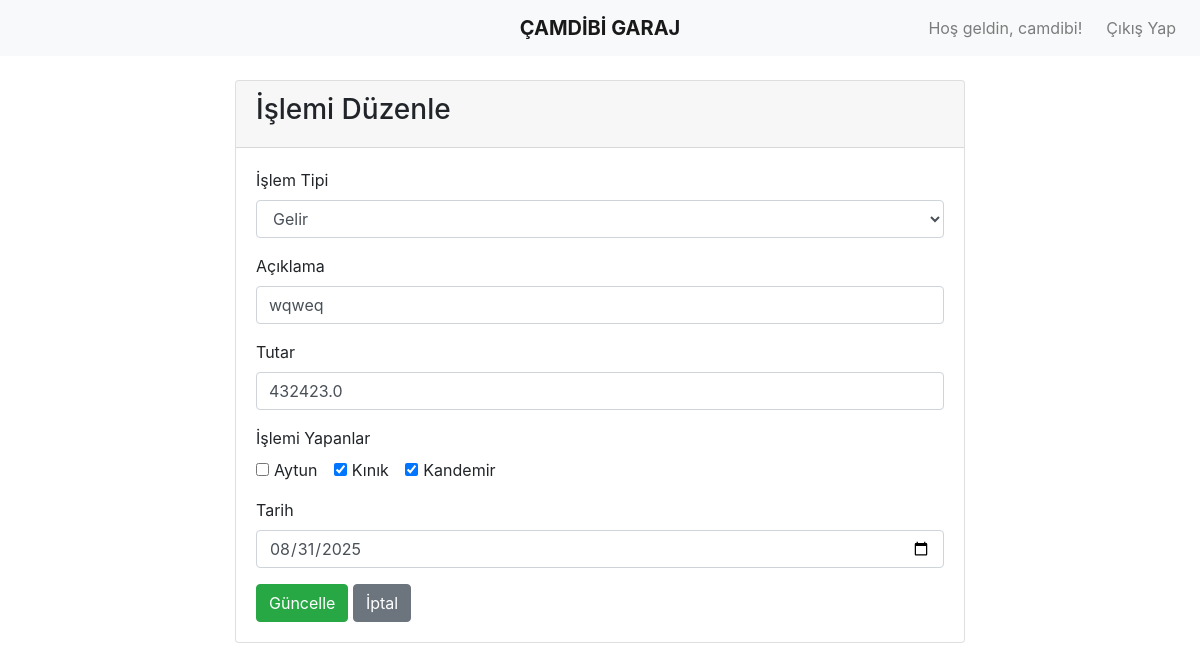
Page /edit/1 (signed in) on the earlier database version.
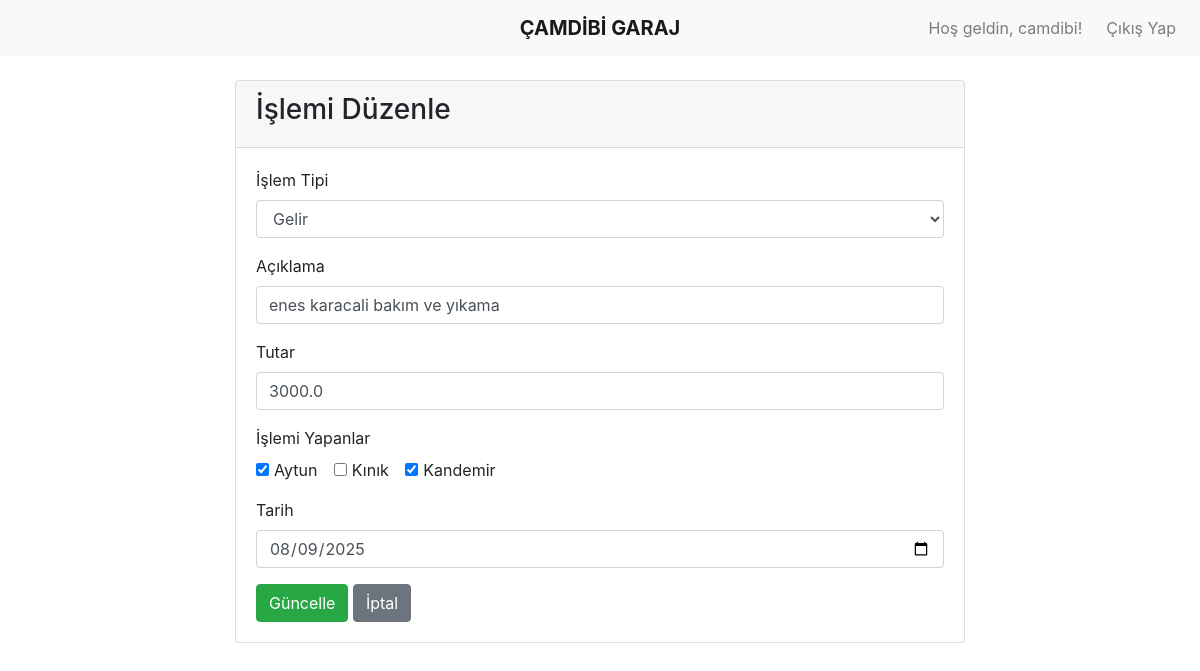
Same page on the later database version.
### app.py (models this page shows, shortened)
class Transaction(db.Model):
    id = db.Column(db.Integer, primary_key=True)
    type = db.Column(db.String(10), nullable=False)
    description = db.Column(db.String(100), nullable=False)
    amount = db.Column(db.Float, nullable=False)
    date = db.Column(db.Date, nullable=False, default=date.today)
    user_id = db.Column(db.Integer, db.ForeignKey('user.id'), nullable=False)
    members = db.relationship('Member', secondary=transaction_members, lazy='subquery',
        backref=db.backref('transactions', lazy=True))

class Member(db.Model):
    id = db.Column(db.Integer, primary_key=True)
    name = db.Column(db.String(50), unique=True, nullable=False)

### app.py (the view, shortened to what this page needs)
@app.route('/edit/<int:id>', methods=['GET', 'POST'])
@login_required
def edit_transaction(id):
    transaction_to_edit = Transaction.query.get_or_404(id)
    if transaction_to_edit.user_id != current_user.id:
        abort(403)
    all_members = Member.query.all()
    return render_template('edit_transaction.html', transaction=transaction_to_edit, all_members=all_members)

### app.py (called while the page is built)
@login_manager.user_loader
def load_user(user_id):
    return User.query.get(int(user_id))

### templates/edit_transaction.html (shortened to what this page needs)
{% extends "base.html" %}
{% block content %}
<div class="row justify-content-center">
    <div class="col-md-8">
        <div class="card">
            <div class="card-header"><h3>İşlemi Düzenle</h3></div>
            <div class="card-body">
                <form method="POST" action="">
                    <div class="form-group">
                        <label for="type">İşlem Tipi</label>
                        <select name="type" id="type" class="form-control" required>
                            <option value="gelir" {% if transaction.type == 'gelir' %}selected{% endif %}>Gelir</option>
                        </select>
                    </div>
                    <div class="form-group">
                        <label for="description">Açıklama</label>
                        <input type="text" id="description" name="description" class="form-control" value="{{ transaction.description }}" required>
                    </div>
                    <div class="form-group">
                        <label for="amount">Tutar</label>
                        <input type="number" id="amount" name="amount" step="0.01" class="form-control" value="{{ transaction.amount }}" required>
                    </div>
                    <div class="form-group">
                        <label>İşlemi Yapanlar</label>
                        <div>
                            {% for member in all_members %}
                            <div class="form-check form-check-inline">
                                <input class="form-check-input" type="checkbox" name="members" id="edit-member-{{ member.id }}" value="{{ member.id }}"
                                {% if member in transaction.members %}checked{% endif %}>
                                <label class="form-check-label" for="edit-member-{{ member.id }}">{{ member.name.title() }}</label>
                            </div>
                            {% endfor %}
                        </div>
                    </div>
                    <div class="form-group">
                        <label for="transaction_date">Tarih</label>
                        <input type="date" id="transaction_date" name="transaction_date" class="form-control" value="{{ transaction.date.isoformat() }}" required>
                    </div>
                    <button type="submit" class="btn btn-success">Güncelle</button>
                    <a href="{{ url_for('index') }}" class="btn btn-secondary">İptal</a>
                </form>
            </div>
        </div>
    </div>
</div>
{% endblock %}

Differences in the rows shown:
changed Transaction "Gelir": description "wqweq" → "enes karacali bakım ve yıkama"; amount "432423.0" → "3000.0"; transaction_date "08/31/2025" → "08/09/2025"
computed for Member "Aytun": members "☐" → "☑"
computed for Member "Kınık": members "☑" → "☐"
